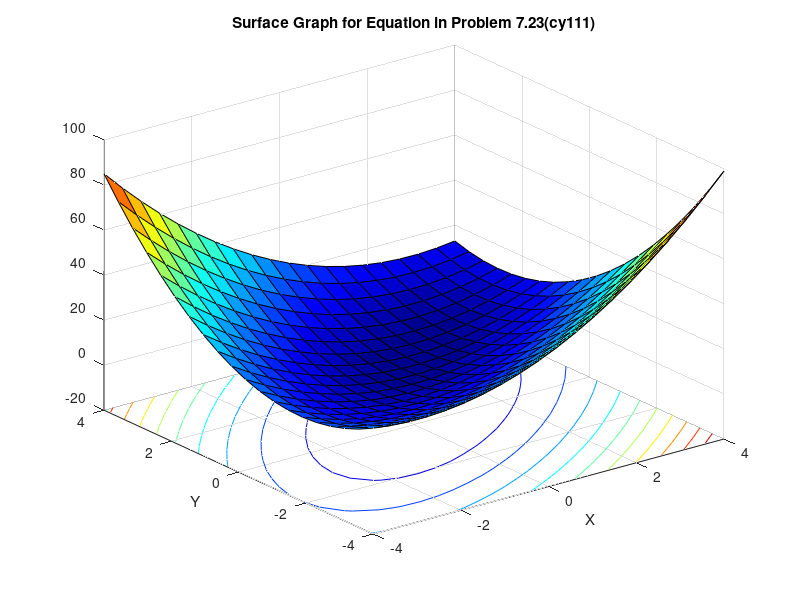
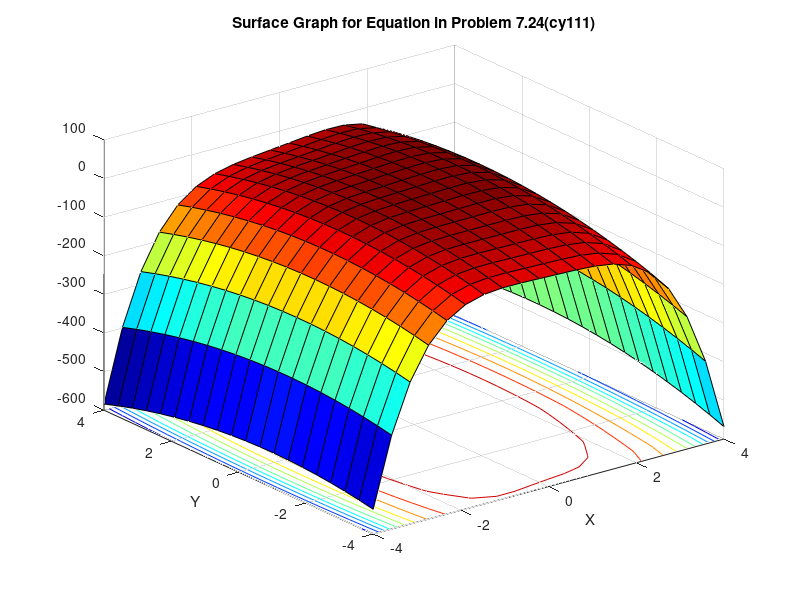
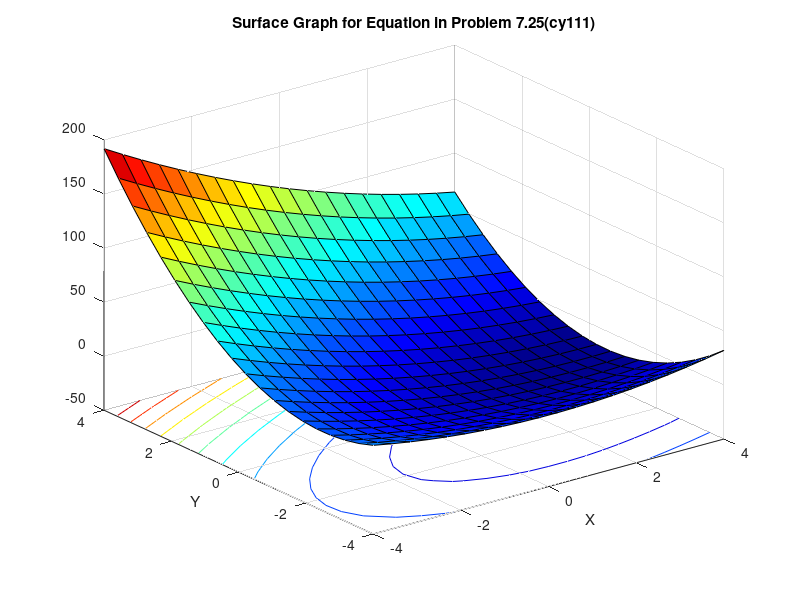

Write the MATLAB code that produced these figures, in order.
%[Roots.m]
%[Cemal Yagcioglu]
%[October 23,2016]
% I have adhered to all the tenets of the 
% Duke Community Standard in creating this code.
% Signed: [cy111]

clear

y=linspace(-4,4,20);
x=linspace(-4,4,20);
[X,Y] = meshgrid(x,y);

fun = (Y.^2).*2-2.25.*X.*Y-1.75.*Y+1.5.*X.^2;
figure(1)
clf
surfc(X,Y,fun)
colormap jet
grid on
xlabel('X')
ylabel('Y')
title('Surface Graph for Equation in Problem 7.23(cy111)')
print -depsc Surface1

fun2 = (4.*X)+(2.*Y)+(X.^2)-(2.*(X.^4))+(2.*X.*Y)-(3.*Y.^2);
figure(2)
clf
surfc(X,Y,fun2)
colormap jet
grid on
xlabel('X')
ylabel('Y')
title('Surface Graph for Equation in Problem 7.24(cy111)')
print -depsc Surface2

fun3 = (-8.*X)+(X.^2)+(12.*Y)+(4.*(Y.^2))-(2.*X.*Y);
figure(3)
clf
colormap jet
surfc(X,Y,fun3)
grid on
xlabel('X')
ylabel('Y')
title('Surface Graph for Equation in Problem 7.25(cy111)')
print -depsc Surface3

fu1 = @(X,Y) (Y.^2).*2-2.25.*X.*Y-1.75.*Y+1.5.*X.^2;
[ MinVec1 , MinVal1] = fminsearch (@( VecD ) fu1( VecD (1) , VecD (2)) , [5 5])

fu2 = @(X,Y) (4.*X)+(2.*Y)+(X.^2)-(2.*(X.^4))+(2.*X.*Y)-(3.*Y.^2);
[ MinVec2 , MinVal2] = fminsearch (@( VecD ) fu2( VecD (1) , VecD (2)).*(-1) , [-2 2])
MinVal2final = abs(MinVal2)

fu3 = @(X,Y) (-8.*X)+(X.^2)+(12.*Y)+(4.*(Y.^2))-(2.*X.*Y); 
[ MinVe3 , MinVal3] = fminsearch (@( VecD ) fu3( VecD (1) , VecD (2)) , [1 1])




